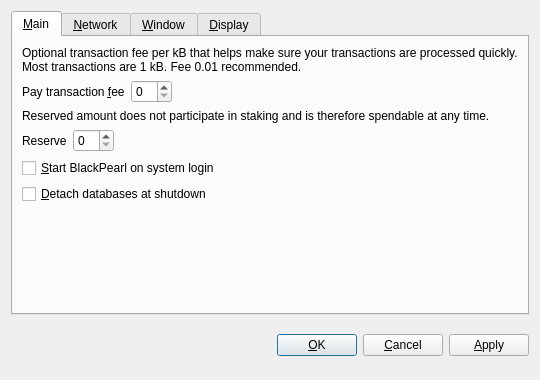
<?xml version="1.0" encoding="UTF-8"?>
<ui version="4.0">
 <class>OptionsDialog</class>
 <widget class="QDialog" name="OptionsDialog">
  <property name="geometry">
   <rect>
    <x>0</x>
    <y>0</y>
    <width>540</width>
    <height>380</height>
   </rect>
  </property>
  <property name="windowTitle">
   <string>Options</string>
  </property>
  <property name="modal">
   <bool>true</bool>
  </property>
  <layout class="QVBoxLayout" name="verticalLayout">
   <item>
    <widget class="QTabWidget" name="tabWidget">
     <property name="tabPosition">
      <enum>QTabWidget::North</enum>
     </property>
     <property name="currentIndex">
      <number>0</number>
     </property>
     <widget class="QWidget" name="tabMain">
      <attribute name="title">
       <string>&amp;Main</string>
      </attribute>
      <layout class="QVBoxLayout" name="verticalLayout_Main">
       <item>
        <widget class="QLabel" name="transactionFeeInfoLabel">
         <property name="text">
          <string>Optional transaction fee per kB that helps make sure your transactions are processed quickly. Most transactions are 1 kB. Fee 0.01 recommended.</string>
         </property>
         <property name="textFormat">
          <enum>Qt::PlainText</enum>
         </property>
         <property name="wordWrap">
          <bool>true</bool>
         </property>
        </widget>
       </item>
       <item>
        <layout class="QHBoxLayout" name="horizontalLayoutFee">
         <item>
          <widget class="QLabel" name="transactionFeeLabel">
           <property name="text">
            <string>Pay transaction &amp;fee</string>
           </property>
           <property name="textFormat">
            <enum>Qt::PlainText</enum>
           </property>
           <property name="buddy">
            <cstring>transactionFee</cstring>
           </property>
          </widget>
         </item>
         <item>
          <widget class="BitcoinAmountField" name="transactionFee"/>
         </item>
         <item>
          <spacer name="horizontalSpacerFee">
           <property name="orientation">
            <enum>Qt::Horizontal</enum>
           </property>
           <property name="sizeHint" stdset="0">
            <size>
             <width>40</width>
             <height>20</height>
            </size>
           </property>
          </spacer>
         </item>
        </layout>
       </item>
       <item>
        <widget class="QLabel" name="reserveBalanceInfoLabel">
         <property name="text">
          <string>Reserved amount does not participate in staking and is therefore spendable at any time.</string>
         </property>
         <property name="textFormat">
          <enum>Qt::PlainText</enum>
         </property>
         <property name="wordWrap">
          <bool>true</bool>
         </property>
        </widget>
       </item>
       <item>
        <layout class="QHBoxLayout" name="horizontalLayoutReserveBalance">
         <item>
          <widget class="QLabel" name="reserveBalanceLabel">
           <property name="text">
            <string>Reserve</string>
           </property>
           <property name="textFormat">
            <enum>Qt::PlainText</enum>
           </property>
           <property name="buddy">
            <cstring>reserveBalance</cstring>
           </property>
          </widget>
         </item>
         <item>
          <widget class="BitcoinAmountField" name="reserveBalance"/>
         </item>
         <item>
          <spacer name="horizontalSpacerReserveBalance">
           <property name="orientation">
            <enum>Qt::Horizontal</enum>
           </property>
           <property name="sizeHint" stdset="0">
            <size>
             <width>40</width>
             <height>20</height>
            </size>
           </property>
          </spacer>
         </item>
        </layout>
       </item>
       <item>
        <widget class="QCheckBox" name="bitcoinAtStartup">
         <property name="toolTip">
          <string>Automatically start BlackPearl after logging in to the system.</string>
         </property>
         <property name="text">
          <string>&amp;Start BlackPearl on system login</string>
         </property>
        </widget>
       </item>
       <item>
        <widget class="QCheckBox" name="detachDatabases">
         <property name="toolTip">
          <string>Detach block and address databases at shutdown. This means they can be moved to another data directory, but it slows down shutdown. The wallet is always detached.</string>
         </property>
         <property name="text">
          <string>&amp;Detach databases at shutdown</string>
         </property>
        </widget>
       </item>
       <item>
        <spacer name="verticalSpacer_Main">
         <property name="orientation">
          <enum>Qt::Vertical</enum>
         </property>
         <property name="sizeHint" stdset="0">
          <size>
           <width>20</width>
           <height>40</height>
          </size>
         </property>
        </spacer>
       </item>
      </layout>
     </widget>
     <widget class="QWidget" name="tabNetwork">
      <attribute name="title">
       <string>&amp;Network</string>
      </attribute>
      <layout class="QVBoxLayout" name="verticalLayout_Network">
       <item>
        <widget class="QCheckBox" name="mapPortUpnp">
         <property name="toolTip">
          <string>Automatically open the BlackPearl client port on the router. This only works when your router supports UPnP and it is enabled.</string>
         </property>
         <property name="text">
          <string>Map port using &amp;UPnP</string>
         </property>
        </widget>
       </item>
       <item>
        <widget class="QCheckBox" name="connectSocks">
         <property name="toolTip">
          <string>Connect to the BlackPearl network through a SOCKS proxy (e.g. when connecting through Tor).</string>
         </property>
         <property name="text">
          <string>&amp;Connect through SOCKS proxy:</string>
         </property>
        </widget>
       </item>
       <item>
        <layout class="QHBoxLayout" name="horizontalLayout_Network">
         <item>
          <widget class="QLabel" name="proxyIpLabel">
           <property name="text">
            <string>Proxy &amp;IP:</string>
           </property>
           <property name="textFormat">
            <enum>Qt::PlainText</enum>
           </property>
           <property name="buddy">
            <cstring>proxyIp</cstring>
           </property>
          </widget>
         </item>
         <item>
          <widget class="QValidatedLineEdit" name="proxyIp">
           <property name="maximumSize">
            <size>
             <width>140</width>
             <height>16777215</height>
            </size>
           </property>
           <property name="toolTip">
            <string>IP address of the proxy (e.g. 127.0.0.1)</string>
           </property>
          </widget>
         </item>
         <item>
          <widget class="QLabel" name="proxyPortLabel">
           <property name="text">
            <string>&amp;Port:</string>
           </property>
           <property name="textFormat">
            <enum>Qt::PlainText</enum>
           </property>
           <property name="buddy">
            <cstring>proxyPort</cstring>
           </property>
          </widget>
         </item>
         <item>
          <widget class="QLineEdit" name="proxyPort">
           <property name="maximumSize">
            <size>
             <width>55</width>
             <height>16777215</height>
            </size>
           </property>
           <property name="toolTip">
            <string>Port of the proxy (e.g. 9050)</string>
           </property>
          </widget>
         </item>
         <item>
          <widget class="QLabel" name="socksVersionLabel">
           <property name="text">
            <string>SOCKS &amp;Version:</string>
           </property>
           <property name="textFormat">
            <enum>Qt::PlainText</enum>
           </property>
           <property name="buddy">
            <cstring>socksVersion</cstring>
           </property>
          </widget>
         </item>
         <item>
          <widget class="QValueComboBox" name="socksVersion">
           <property name="toolTip">
            <string>SOCKS version of the proxy (e.g. 5)</string>
           </property>
          </widget>
         </item>
         <item>
          <spacer name="horizontalSpacer_Network">
           <property name="orientation">
            <enum>Qt::Horizontal</enum>
           </property>
           <property name="sizeHint" stdset="0">
            <size>
             <width>40</width>
             <height>20</height>
            </size>
           </property>
          </spacer>
         </item>
        </layout>
       </item>
       <item>
        <spacer name="verticalSpacer_Network">
         <property name="orientation">
          <enum>Qt::Vertical</enum>
         </property>
         <property name="sizeHint" stdset="0">
          <size>
           <width>20</width>
           <height>40</height>
          </size>
         </property>
        </spacer>
       </item>
      </layout>
     </widget>
     <widget class="QWidget" name="tabWindow">
      <attribute name="title">
       <string>&amp;Window</string>
      </attribute>
      <layout class="QVBoxLayout" name="verticalLayout_Window">
       <item>
        <widget class="QCheckBox" name="minimizeToTray">
         <property name="toolTip">
          <string>Show only a tray icon after minimizing the window.</string>
         </property>
         <property name="text">
          <string>&amp;Minimize to the tray instead of the taskbar</string>
         </property>
        </widget>
       </item>
       <item>
        <widget class="QCheckBox" name="minimizeOnClose">
         <property name="toolTip">
          <string>Minimize instead of exit the application when the window is closed. When this option is enabled, the application will be closed only after selecting Quit in the menu.</string>
         </property>
         <property name="text">
          <string>M&amp;inimize on close</string>
         </property>
        </widget>
       </item>
       <item>
        <spacer name="verticalSpacer_Window">
         <property name="orientation">
          <enum>Qt::Vertical</enum>
         </property>
         <property name="sizeHint" stdset="0">
          <size>
           <width>20</width>
           <height>40</height>
          </size>
         </property>
        </spacer>
       </item>
      </layout>
     </widget>
     <widget class="QWidget" name="tabDisplay">
      <attribute name="title">
       <string>&amp;Display</string>
      </attribute>
      <layout class="QVBoxLayout" name="verticalLayout_Display">
       <item>
        <layout class="QHBoxLayout" name="horizontalLayout_1_Display">
         <item>
          <widget class="QLabel" name="langLabel">
           <property name="text">
            <string>User Interface &amp;language:</string>
           </property>
           <property name="textFormat">
            <enum>Qt::PlainText</enum>
           </property>
           <property name="buddy">
            <cstring>lang</cstring>
           </property>
          </widget>
         </item>
         <item>
          <widget class="QValueComboBox" name="lang">
           <property name="toolTip">
            <string>The user interface language can be set here. This setting will take effect after restarting BlackPearl.</string>
           </property>
          </widget>
         </item>
        </layout>
       </item>
       <item>
        <layout class="QHBoxLayout" name="horizontalLayout_2_Display">
         <item>
          <widget class="QLabel" name="unitLabel">
           <property name="text">
            <string>&amp;Unit to show amounts in:</string>
           </property>
           <property name="textFormat">
            <enum>Qt::PlainText</enum>
           </property>
           <property name="buddy">
            <cstring>unit</cstring>
           </property>
          </widget>
         </item>
         <item>
          <widget class="QValueComboBox" name="unit">
           <property name="toolTip">
            <string>Choose the default subdivision unit to show in the interface and when sending coins.</string>
           </property>
          </widget>
         </item>
        </layout>
       </item>
       <item>
        <widget class="QCheckBox" name="displayAddresses">
         <property name="toolTip">
          <string>Whether to show BlackPearl addresses in the transaction list or not.</string>
         </property>
         <property name="text">
          <string>&amp;Display addresses in transaction list</string>
         </property>
        </widget>
       </item>
       <item>
        <widget class="QCheckBox" name="coinControlFeatures">
         <property name="toolTip">
          <string>Whether to show coin control features or not.</string>
         </property>
         <property name="text">
          <string>Display coin &amp;control features (experts only!)</string>
         </property>
        </widget>
       </item>
       <item>
        <spacer name="verticalSpacer_Display">
         <property name="orientation">
          <enum>Qt::Vertical</enum>
         </property>
         <property name="sizeHint" stdset="0">
          <size>
           <width>20</width>
           <height>40</height>
          </size>
         </property>
        </spacer>
       </item>
      </layout>
     </widget>
    </widget>
   </item>
   <item>
    <layout class="QHBoxLayout" name="horizontalLayout_Buttons">
     <item>
      <spacer name="horizontalSpacer_1">
       <property name="orientation">
        <enum>Qt::Horizontal</enum>
       </property>
       <property name="sizeHint" stdset="0">
        <size>
         <width>40</width>
         <height>48</height>
        </size>
       </property>
      </spacer>
     </item>
     <item>
      <widget class="QLabel" name="statusLabel">
       <property name="font">
        <font>
         <weight>75</weight>
         <bold>true</bold>
        </font>
       </property>
       <property name="text">
        <string/>
       </property>
       <property name="textFormat">
        <enum>Qt::PlainText</enum>
       </property>
       <property name="wordWrap">
        <bool>true</bool>
       </property>
      </widget>
     </item>
     <item>
      <spacer name="horizontalSpacer_2">
       <property name="orientation">
        <enum>Qt::Horizontal</enum>
       </property>
       <property name="sizeHint" stdset="0">
        <size>
         <width>40</width>
         <height>48</height>
        </size>
       </property>
      </spacer>
     </item>
     <item>
      <widget class="QPushButton" name="okButton">
       <property name="text">
        <string>&amp;OK</string>
       </property>
      </widget>
     </item>
     <item>
      <widget class="QPushButton" name="cancelButton">
       <property name="text">
        <string>&amp;Cancel</string>
       </property>
       <property name="autoDefault">
        <bool>false</bool>
       </property>
      </widget>
     </item>
     <item>
      <widget class="QPushButton" name="applyButton">
       <property name="text">
        <string>&amp;Apply</string>
       </property>
       <property name="autoDefault">
        <bool>false</bool>
       </property>
      </widget>
     </item>
    </layout>
   </item>
  </layout>
 </widget>
 <customwidgets>
  <customwidget>
   <class>BitcoinAmountField</class>
   <extends>QSpinBox</extends>
   <header>bitcoinamountfield.h</header>
  </customwidget>
  <customwidget>
   <class>QValueComboBox</class>
   <extends>QComboBox</extends>
   <header>qvaluecombobox.h</header>
  </customwidget>
  <customwidget>
   <class>QValidatedLineEdit</class>
   <extends>QLineEdit</extends>
   <header>qvalidatedlineedit.h</header>
  </customwidget>
 </customwidgets>
 <resources/>
 <connections/>
</ui>
